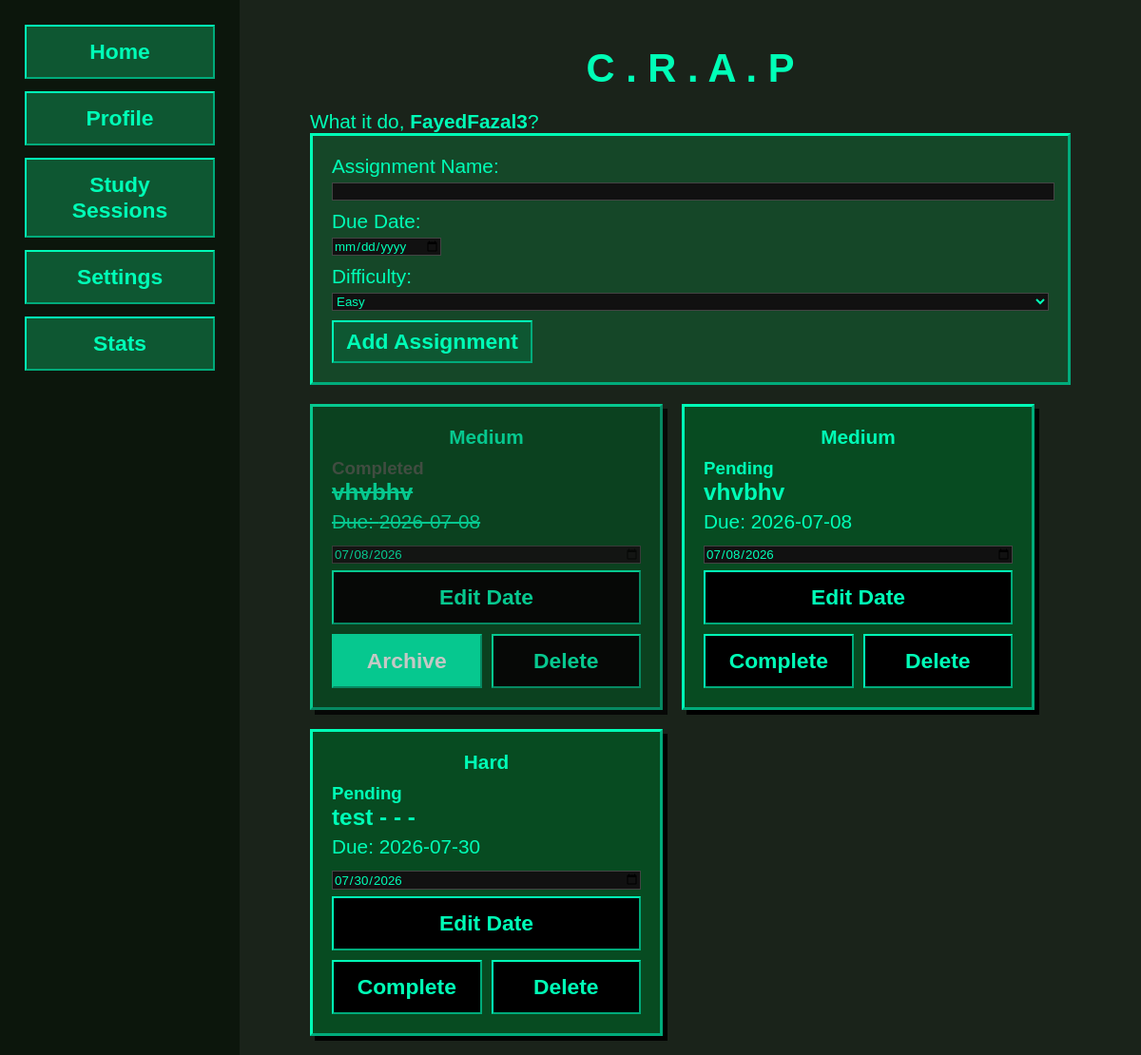
/dashboard (signed in), run on the app's committed database.
### tables this page shows
CREATE TABLE users (
                id INTEGER PRIMARY KEY AUTOINCREMENT,
                username TEXT UNIQUE NOT NULL,
                tag TEXT UNIQUE NOT NULL,
                pfp_url TEXT NOT NULL,
                dark_mode INTEGER NOT NULL DEFAULT 0
            );

CREATE TABLE assignments (
                id INTEGER PRIMARY KEY AUTOINCREMENT,
                user_id INTEGER NOT NULL,
                task TEXT NOT NULL,
                due TEXT NOT NULL,
                difficulty TEXT NOT NULL,
                completed INTEGER NOT NULL DEFAULT 0, archived INTEGER NOT NULL DEFAULT 0,
                FOREIGN KEY(user_id) REFERENCES users(id)
            );

### app.py (the view)
@app.route('/dashboard')
def dashboard():
    user = get_current_user()
    if not user:
        return redirect(url_for('login'))
    assignments = get_assignments_for_user(user['id'])
    return render_template('dashboard.html', user=user, assignments=assignments)

### app.py (called while the page is built)
def get_db():
    conn = sqlite3.connect(app.config['DATABASE'])
    conn.row_factory = sqlite3.Row
    return conn

@app.before_request
def setup_database():
    init_db()

def get_user_by_id(user_id):
    if not user_id:
        return None
    row = get_db().execute('SELECT * FROM users WHERE id = ?', (user_id,)).fetchone()
    return dict(row) if row else None

def get_current_user():
    return get_user_by_id(session.get('user_id'))

def get_assignments_for_user(user_id):
    rows = get_db().execute(
        'SELECT * FROM assignments WHERE user_id = ? AND archived = 0 ORDER BY due', (user_id,)
    ).fetchall()
    return [dict(row) for row in rows]

### templates/dashboard.html (shortened to what this page needs)
<!DOCTYPE html>
<html lang="en">
<head>
    <link rel="stylesheet" href="{{ url_for('static', filename='style.css') }}">
</head>
<body>
    <nav>
        <ul>
            <li><button><a href="{{ url_for('home') }}">Home</a></button></li>
            <li><button><a href="{{ url_for('profile') }}">Profile</a></button></li>
            <li><button><a href="{{ url_for('clock') }}">Study Sessions</a></button></li>
            <li><button><a href="{{ url_for('settings') }}">Settings</a></button></li>
            <li><button><a href="{{ url_for('stats') }}">Stats</a></button></li>
        </ul>
    </nav>
<main>
    <div style="max-width: 800px; margin: 0 auto; padding: 20px;">
        <h1 style="text-align: center; margin-bottom: 20px;">C . R . A . P</h1>
        <p>What it do, <strong>{{ user.username }}</strong>?</p>
        <form action="{{ url_for('add_assignment') }}" method="POST" style="background: #154728; color: #00ffb7; border: 3px outset #00ffb7; padding: 20px; margin-bottom: 20px;">
            <label>Assignment Name:</label><br>
            <input type="text" name="task" required style="width: 100%; margin-bottom: 10px; font-family: 'radiohead', sans-serif; background: #111; color: #00ffb7; border: 1px solid #444;"><br>
            <label>Due Date:</label><br>
            <input type="date" name="due" required style="margin-bottom: 10px; font-family: 'radiohead', sans-serif; background: #111; color: #00ffb7; border: 1px solid #444;"><br>
            <label>Difficulty:</label><br>
            <select name="difficulty" style="margin-bottom: 10px; width: 100%; font-family: 'radiohead', sans-serif; background: #111; color: #00ffb7; border: 1px solid #444;">
                <option value="Easy">Easy</option>
            </select><br>
            <button type="submit">Add Assignment</button>
        </form>
        <div style="display: flex; flex-wrap: wrap; gap: 20px;">
            {% for item in assignments %}
            <div class="task-card{% if item.completed %} completed{% endif %}">
                <div class="task-card-badge">
                    <span class="difficulty-{{ item.difficulty.lower() }}">
                        {{ item.difficulty }}
                    </span>
                </div>
                <p class="task-status">{{ 'Completed' if item.completed else 'Pending' }}</p>
                <h3>{{ item.task }}</h3>
                <p class="due-text">Due: <span class="due-date">{{ item.due }}</span></p>
                <form action="{{ url_for('edit_assignment', assignment_id=item.id) }}" method="POST" class="task-card-edit">
                    <input type="date" name="due" value="{{ item.due }}" required; style=" font-family: 'radiohead', sans-serif; background: #111; color: #00ffb7; border: 1px solid #444;">
                    <button type="submit" class="task-button task-edit-button">Edit Date</button>
                </form>
                <div class="task-card-actions">
                    {% if not item.completed %}
                    <form action="{{ url_for('complete_assignment', assignment_id=item.id) }}" method="POST">
                        <button type="submit" class="task-button task-complete-button">Complete</button>
                    </form>
                    {% else %}
                    <form action="{{ url_for('archive_assignment', assignment_id=item.id) }}" method="POST">
                        <button type="submit" class="task-button task-archive-button">Archive</button>
                    </form>
                    {% endif %}
                    <form action="{{ url_for('delete_assignment', assignment_id=item.id) }}" method="POST">
                        <button type="submit" class="task-button task-delete-button">Delete</button>
                    </form>
                </div>
            </div>
            {% endfor %}
        </div>
    </div>
</main>
</body>
</html>

### static/style.css (style rules this page uses)
html::before { content: ""; position: fixed; inset: 0; pointer-events: none; z-index: 9999; background: url("/static/screenfilter.jpg") center/cover repeat; opacity: 0.65; mix-blend-mode: overlay; }
a:link { color: #00ffb7; text-decoration: none; font-family: 'radiohead', sans-serif; }
:root { --bg: #1a231a; --panel: #154728; --accent: #00ffb7; --text: #00ffb7; --muted: #b8c3b4; --btn-bg: #0e5732; --danger-bg: #ff0000; --pfp-bg: #33774a; --card-bg: #2c3c30; --task-input-bg: #000000; --task-input-border: #00ffb7; --nav-bg: #0c160c; }
html { font-size: 1.3rem; }
body { color: var(--text); display: flex; min-height: 100vh; margin: 0; }
h1 { font-family:"Radiohead", sans-serif; color: #00ffb7; }
h2,h3,h4,h5,h6,p,label { font-family:"Radiohead", sans-serif; }
main { flex: 1; background-color: var(--bg); display: flex; flex-direction: column; justify-content: center; align-items: center; }
.leaderboard-list,p { list-style: none; padding: 0; margin: 0; }
button { background: var(--btn-bg); border: 2px outset var(--accent); color: var(--text); font-family: 'radiohead', sans-serif; cursor: pointer; padding: 7px 13px; font-weight: bold; font-size: 1.1rem; }
nav { width: 200px; background: var(--nav-bg); padding: 26px; display: flex; flex-direction: column; }
nav ul { list-style-type: none; padding: 0; margin: 0; display: flex; flex-direction: column; gap: 13px; }
nav li { display: flex; }
nav button { width: 100%; padding: 13px; }
.task-card { background: #074b21; border: 3px outset #00ffb7; padding: 20px; width: 325px; box-shadow: 5px 5px 0px #000; }
.task-card-badge { text-align: center; font-family: 'radiohead', sans-serif; margin-bottom: 10px; }
.task-card-badge span { padding: 2px 5px; font-family: 'radiohead', sans-serif; font-weight: bold; }
.task-card h3 { font-family: 'radiohead', sans-serif; margin: 0 0 5px 0; }
.task-card p { margin: 0; font-family: 'radiohead', sans-serif; }
.task-card-edit { margin-top: 13px; display: flex; gap: 7px; flex-wrap: wrap; }
.task-card-edit input[type="date"] { flex: 1 1 auto; min-width: 145px; }
.task-card-actions { display: flex; gap: 13px; margin-top: 13px; }
.task-card-actions form { flex: 1; }
.task-card-actions button, .task-card-edit button { width: 100%; padding: 13px 10px; font-weight: bold; }
.task-button { display: inline-block; background: #000000; border: 2px outset #00ffb7; color: #00ffb7; font-family: 'radiohead', sans-serif; cursor: pointer; }
.task-button.task-archive-button { background: #00ffb7; color: #fff; }
.task-card-actions { display: flex; gap: 10px; margin-top: 10px; }
.task-card-actions button, .task-card-edit button { width: 100%; }
.task-card.completed { opacity: 0.75; }
.task-card.completed h3, .task-card.completed .due-text { text-decoration: line-through; }
.task-status { margin: 0 0 10px 0; font-size: 0.9rem; font-weight: bold; }
.task-card.completed .task-status { color: #4f5b4f; }

### data on the page
users: username "FayedFazal3"
assignments: difficulty "Medium", completed "Completed", task "vhvbhv", due "2026-07-08", due "07/08/2026"
assignments: difficulty "Medium", completed "Pending", task "vhvbhv", due "2026-07-08", due "07/08/2026"
assignments: difficulty "Hard", completed "Pending", task "test - - -", due "2026-07-30", due "07/30/2026"
